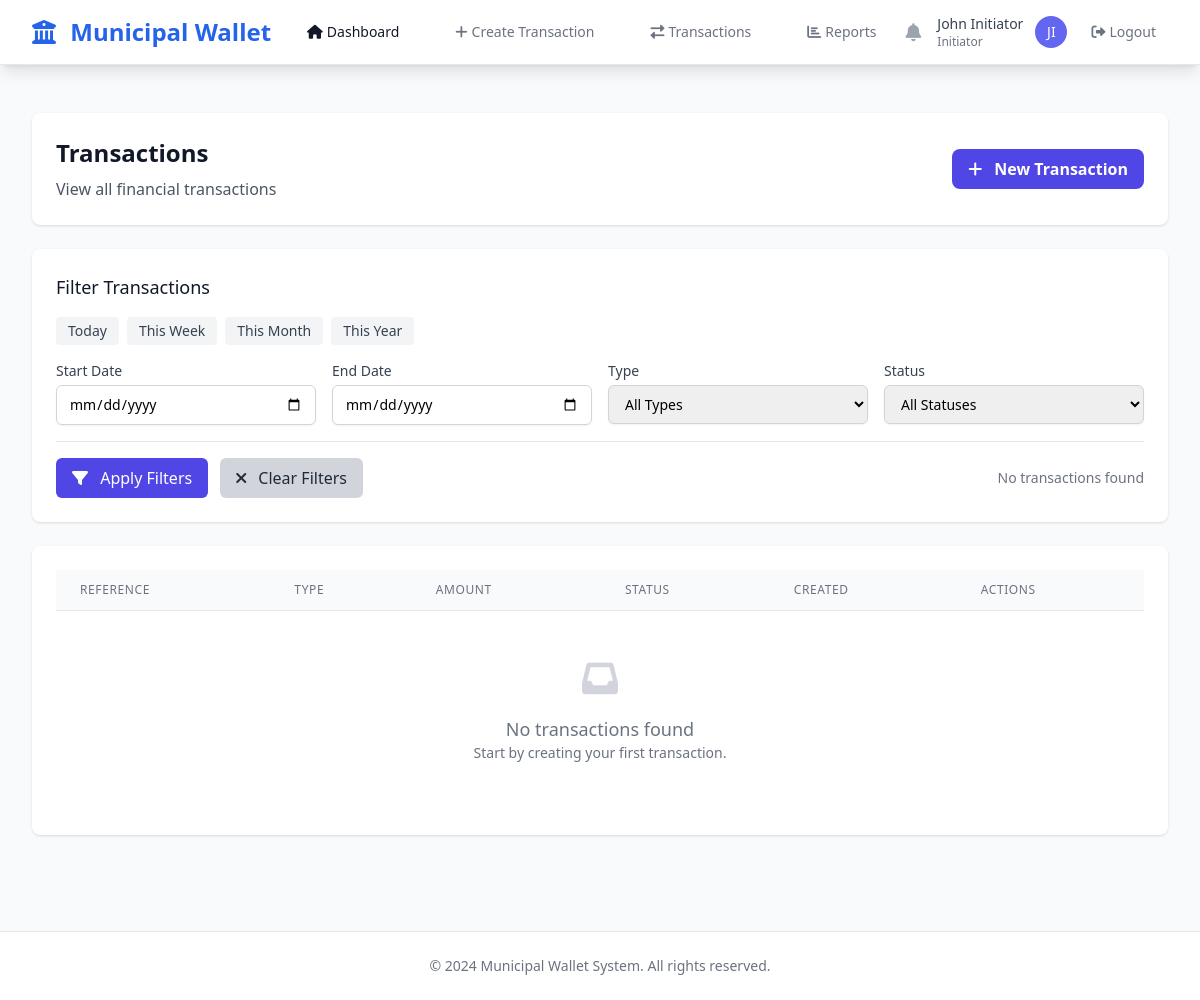
The page /transactions/ (signed in) on the database as committed earlier.
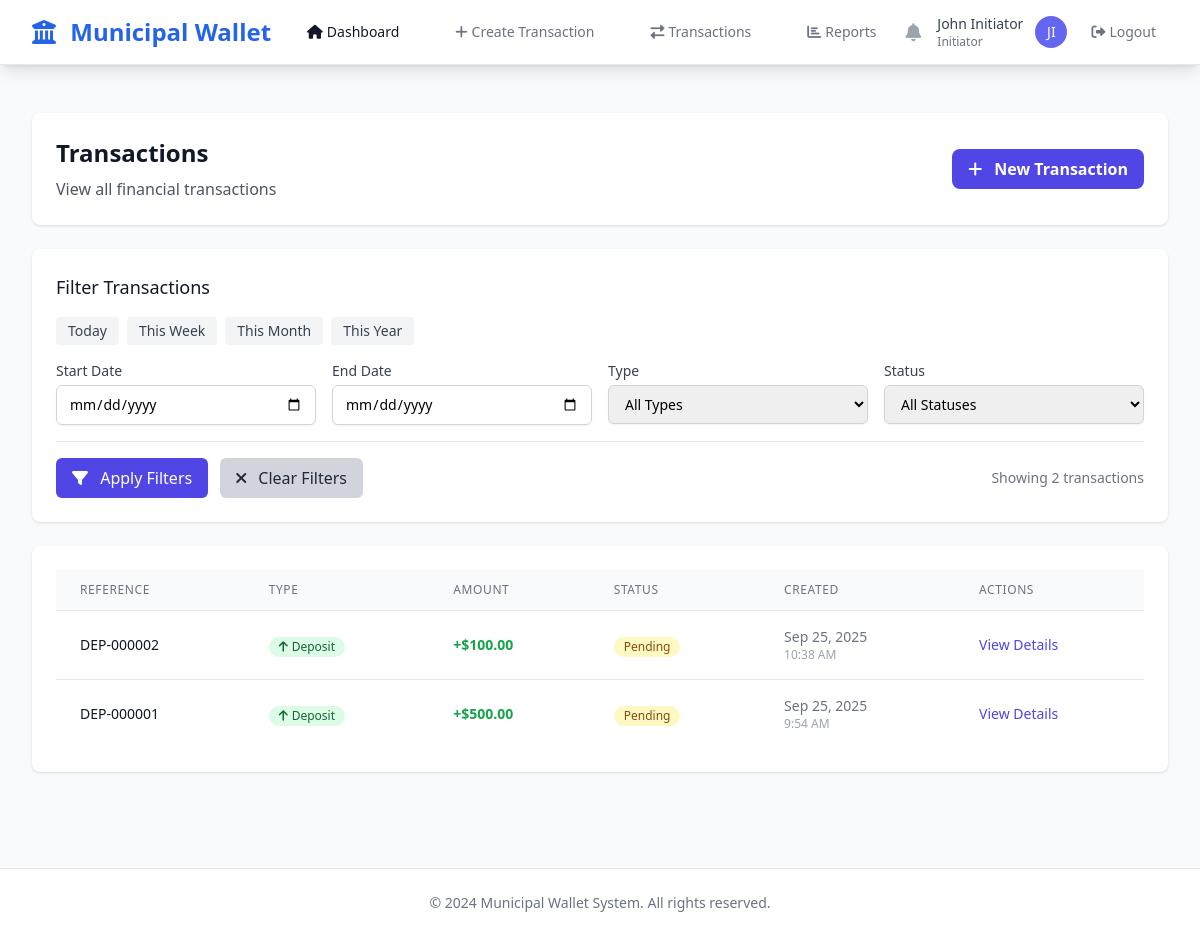
The same page on the database as committed later.
### apps/transactions/models.py (models this page shows, shortened)
class Transaction(models.Model):
    TRANSACTION_TYPE_CHOICES = [
        ('DEPOSIT', 'Deposit'),
        ('WITHDRAWAL', 'Withdrawal'),
    ]
    STATUS_CHOICES = [
        ('PENDING', 'Pending'),
        ('APPROVED', 'Approved'),
        ('REJECTED', 'Rejected'),
        ('EXECUTED', 'Executed'),
        ('CANCELLED', 'Cancelled'),
    ]
    id = models.UUIDField(primary_key=True, default=uuid.uuid4, editable=False)
    account = models.ForeignKey('cities.Account', on_delete=models.CASCADE, related_name='transactions')
    city = models.ForeignKey('cities.City', on_delete=models.CASCADE, related_name='transactions')
    created_by = models.ForeignKey('accounts.User', on_delete=models.CASCADE, related_name='created_transactions')
    type = models.CharField(max_length=10, choices=TRANSACTION_TYPE_CHOICES)
    amount = models.DecimalField(max_digits=15, decimal_places=2, validators=[MinValueValidator(0.01)])
    description = models.TextField()
    status = models.CharField(max_length=10, choices=STATUS_CHOICES, default='PENDING')
    reference = models.CharField(max_length=50, unique=True, blank=True)
    depositor_name = models.CharField(max_length=255, blank=True, null=True, help_text="Name of the person making the deposit")
    depositor_phone = models.CharField(max_length=20, blank=True, null=True, help_text="Phone number of the depositor")
    metadata = models.JSONField(default=dict, blank=True)
    created_at = models.DateTimeField(auto_now_add=True)
    updated_at = models.DateTimeField(auto_now=True)
    executed_at = models.DateTimeField(null=True, blank=True)
    class Meta:
        db_table = 'transactions'
        verbose_name = 'Transaction'
        verbose_name_plural = 'Transactions'
        ordering = ['-created_at']

### apps/dashboard/views.py (the view)
# urls.py: path('transactions/', views.transactions_list_view, name='transactions_list'),
@login_required
def transactions_list_view(request):
    from django.db.models import Q
    from datetime import datetime, date
    transactions = get_user_visible_transactions(request.user).select_related('account', 'city', 'created_by').order_by('-created_at')
    start_date = request.GET.get('start_date')
    end_date = request.GET.get('end_date')
    transaction_type = request.GET.get('type')
    status = request.GET.get('status')
    if start_date:
        try:
            start_date_obj = datetime.strptime(start_date, '%Y-%m-%d').date()
            transactions = transactions.filter(created_at__date__gte=start_date_obj)
        except ValueError:
            pass  # Invalid date format, ignore filter
    if end_date:
        try:
            end_date_obj = datetime.strptime(end_date, '%Y-%m-%d').date()
            transactions = transactions.filter(created_at__date__lte=end_date_obj)
        except ValueError:
            pass  # Invalid date format, ignore filter
    if transaction_type and transaction_type in ['DEPOSIT', 'WITHDRAWAL']:
        transactions = transactions.filter(type=transaction_type)
    if status and status in ['PENDING', 'APPROVED', 'EXECUTED', 'REJECTED', 'CANCELLED']:
        transactions = transactions.filter(status=status)
    filter_values = {
        'start_date': start_date,
        'end_date': end_date,
        'type': transaction_type,
        'status': status,
    }
    context = {
        'transactions': transactions,
        'user_role': request.user.role,
        'filter_values': filter_values,
    }
    return render(request, 'transactions/transactions_list.html', context)

### apps/accounts/models.py (called while the page is built)
    @property
    def full_name(self):
        return f"{self.first_name} {self.last_name}"

    def can_create_requests(self):
        return self.role == 'INITIATOR'

    def can_approve_requests(self):
        return self.role in ['APPROVER_1', 'APPROVER_2', 'APPROVER_3', 'APPROVER_4', 'APPROVER_5']

### apps/transactions/utils.py (called while the page is built)
def get_user_visible_transactions(user, base_queryset=None):
    from .models import Transaction
    if base_queryset is None:
        base_queryset = Transaction.objects.all()
    if not (user.is_superuser or user.is_staff) and hasattr(user, 'city') and user.city:
        base_queryset = base_queryset.filter(city=user.city)
    if user.can_create_requests():
        return base_queryset.filter(created_by=user)
    elif user.can_approve_requests():
        from apps.approvals.models import RequestApproval
        assigned_transaction_ids = RequestApproval.objects.filter(
            approver=user
        ).values_list('transaction_id', flat=True)
        return base_queryset.filter(id__in=assigned_transaction_ids)
    elif user.is_superuser or user.is_staff:
        return base_queryset
    else:
        return base_queryset.none()

### templates/transactions/transactions_list.html (shortened to what the changed rows need)
{% extends 'base.html' %}
{% load humanize %}
{% block content %}
<div class="px-4 py-6 sm:px-0">
    <div class="bg-white overflow-hidden shadow rounded-lg mb-6">
        <div class="px-4 py-5 sm:p-6">
            <div class="flex justify-between items-center">
                <div>
                    <h1 class="text-2xl font-bold text-gray-900 mb-2">Transactions</h1>
                </div>
            </div>
        </div>
    </div>
    <div class="bg-white shadow rounded-lg mb-6">
        <div class="px-4 py-5 sm:p-6">
            <form method="get" id="filter-form" class="space-y-4">
                <div class="flex justify-between items-center pt-4 border-t border-gray-200">
                    <div class="flex space-x-3">
                        <button type="submit"
                                class="bg-indigo-600 hover:bg-indigo-700 text-white font-medium py-2 px-4 rounded-md transition duration-150 ease-in-out">
                        </button>
                        <a href="{% url 'transactions_list' %}"
                           class="bg-gray-300 hover:bg-gray-400 text-gray-800 font-medium py-2 px-4 rounded-md transition duration-150 ease-in-out">
                        </a>
                    </div>
                    <div class="text-sm text-gray-500">
                        {% if transactions %}
                            Showing {{ transactions|length }} transaction{{ transactions|length|pluralize }}
                        {% else %}
                            No transactions found
                        {% endif %}
                    </div>
                </div>
            </form>
        </div>
    </div>
    <div class="bg-white shadow rounded-lg">
        <div class="px-4 py-5 sm:p-6">
            <div class="overflow-hidden">
                <table class="min-w-full divide-y divide-gray-200">
                    <thead class="bg-gray-50">
                        <tr>
                            <th class="px-6 py-3 text-left text-xs font-medium text-gray-500 uppercase tracking-wider">Reference</th>
                            <th class="px-6 py-3 text-left text-xs font-medium text-gray-500 uppercase tracking-wider">Type</th>
                            <th class="px-6 py-3 text-left text-xs font-medium text-gray-500 uppercase tracking-wider">Amount</th>
                            <th class="px-6 py-3 text-left text-xs font-medium text-gray-500 uppercase tracking-wider">Status</th>
                            <th class="px-6 py-3 text-left text-xs font-medium text-gray-500 uppercase tracking-wider">Created</th>
                            <th class="px-6 py-3 text-left text-xs font-medium text-gray-500 uppercase tracking-wider">Actions</th>
                        </tr>
                    </thead>
                    <tbody class="bg-white divide-y divide-gray-200">
                        {% for transaction in transactions %}
                        <tr class="hover:bg-gray-50">
                            <td class="px-6 py-4 whitespace-nowrap text-sm font-medium text-gray-900">
                                {{ transaction.reference }}
                            </td>
                            <td class="px-6 py-4 whitespace-nowrap">
                                {% if transaction.type == 'DEPOSIT' %}
                                    <span class="inline-flex items-center px-2.5 py-0.5 rounded-full text-xs font-medium bg-green-100 text-green-800">
                                        <i class="fas fa-arrow-up mr-1"></i>
                                        Deposit
                                    </span>
                                {% else %}
                                    <span class="inline-flex items-center px-2.5 py-0.5 rounded-full text-xs font-medium bg-red-100 text-red-800">
                                        <i class="fas fa-arrow-down mr-1"></i>
                                        Withdrawal
                                    </span>
                                {% endif %}
                            </td>
                            <td class="px-6 py-4 whitespace-nowrap text-sm text-gray-900">
                                {% if transaction.type == 'DEPOSIT' %}
                                    <span class="text-green-600 font-semibold">+${{ transaction.amount|floatformat:2|intcomma }}</span>
                                {% else %}
                                    <span class="text-red-600 font-semibold">-${{ transaction.amount|floatformat:2|intcomma }}</span>
                                {% endif %}
                            </td>
                            <td class="px-6 py-4 whitespace-nowrap">
                                {% if transaction.status == 'PENDING' %}
                                    <span class="inline-flex items-center px-2.5 py-0.5 rounded-full text-xs font-medium bg-yellow-100 text-yellow-800">
                                        Pending
                                    </span>
                                {% elif transaction.status == 'APPROVED' %}
                                    <span class="inline-flex items-center px-2.5 py-0.5 rounded-full text-xs font-medium bg-blue-100 text-blue-800">
                                        Approved
                                    </span>
                                {% elif transaction.status == 'EXECUTED' %}
                                    <span class="inline-flex items-center px-2.5 py-0.5 rounded-full text-xs font-medium bg-green-100 text-green-800">
                                        Executed
                                    </span>
                                {% elif transaction.status == 'REJECTED' %}
                                    <span class="inline-flex items-center px-2.5 py-0.5 rounded-full text-xs font-medium bg-red-100 text-red-800">
                                        Rejected
                                    </span>
                                {% elif transaction.status == 'CANCELLED' %}
                                    <span class="inline-flex items-center px-2.5 py-0.5 rounded-full text-xs font-medium bg-gray-100 text-gray-800">
                                        Cancelled
                                    </span>
                                {% endif %}
                            </td>
                            <td class="px-6 py-4 whitespace-nowrap text-sm text-gray-500">
                                <div>{{ transaction.created_at|date:"M d, Y" }}</div>
                                <div class="text-xs text-gray-400">{{ transaction.created_at|time:"g:i A" }}</div>
                            </td>
                            <td class="px-6 py-4 whitespace-nowrap text-sm font-medium">
                                <a href="{% url 'transaction_detail' transaction.id %}" class="text-indigo-600 hover:text-indigo-900">
                                    View Details
                                </a>
                            </td>
                        </tr>
                        {% empty %}
                        <tr>
                            <td colspan="6" class="px-6 py-4 text-center text-gray-500">
                                <div class="py-8">
                                    <i class="fas fa-inbox text-4xl text-gray-300 mb-4"></i>
                                    <p class="text-lg font-medium">No transactions found</p>
                                    <p class="text-sm">Start by creating your first transaction.</p>
                                </div>
                            </td>
                        </tr>
                        {% endfor %}
                    </tbody>
                </table>
            </div>
        </div>
    </div>
</div>
{% endblock %}

Rows that differ between the two databases and show on the page:
added Transaction: type "DEPOSIT" (drawn), status "Pending"
added Transaction: type "DEPOSIT" (drawn), status "Pending"
Other text that changed with them:
{{ transactions|length }}: (not shown) → "2"
text no longer shown: "No transactions found No transactions found Start by creating your first transaction."
text now shown: "Showing transaction"
